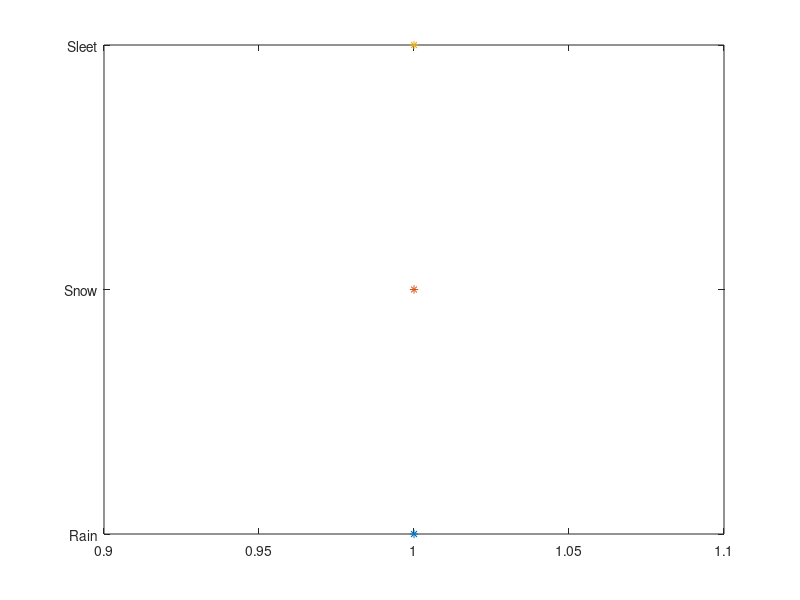

MATLAB code to generate this figure:
%%abacusDemo
    %demonstrates abacus plot creation for present weathers
    %10/23/17
    %Daniel Hueholt
figure; plot(1,1,'*'); hold on; plot(1,2,'*'); hold on; plot(1,3,'*'); asdf = gca; set(asdf,'YTick',[1 2 3]); set(asdf,'YTickLabel',{'Rain','Snow','Sleet'});